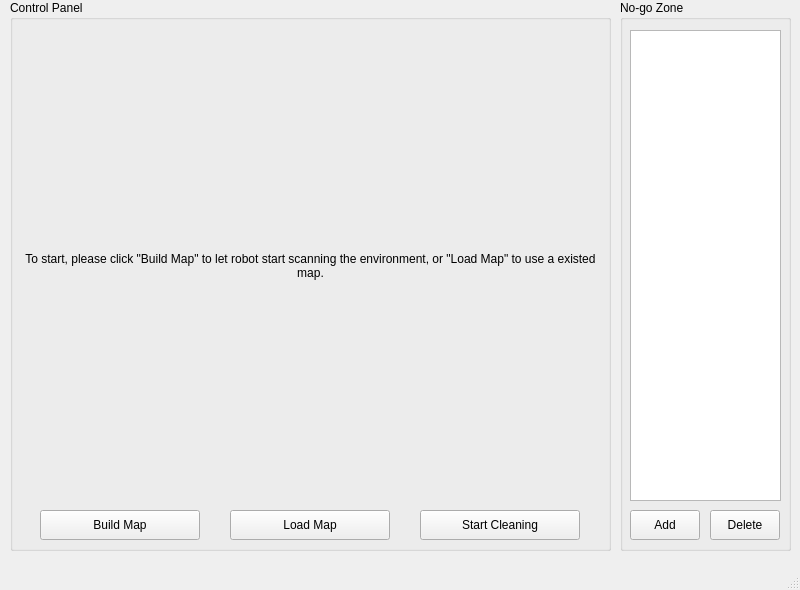
<?xml version="1.0" encoding="UTF-8"?>
<ui version="4.0">
 <class>MainWindow</class>
 <widget class="QMainWindow" name="MainWindow">
  <property name="geometry">
   <rect>
    <x>0</x>
    <y>0</y>
    <width>800</width>
    <height>590</height>
   </rect>
  </property>
  <property name="windowTitle">
   <string>AMR Control Panel</string>
  </property>
  <widget class="QWidget" name="centralwidget">
   <widget class="QGroupBox" name="groupBox">
    <property name="geometry">
     <rect>
      <x>620</x>
      <y>0</y>
      <width>171</width>
      <height>551</height>
     </rect>
    </property>
    <property name="title">
     <string>No-go Zone</string>
    </property>
    <widget class="QPushButton" name="pushButton_AddZone">
     <property name="geometry">
      <rect>
       <x>10</x>
       <y>510</y>
       <width>70</width>
       <height>30</height>
      </rect>
     </property>
     <property name="text">
      <string>Add</string>
     </property>
    </widget>
    <widget class="QPushButton" name="pushButton_DeleteZone">
     <property name="geometry">
      <rect>
       <x>90</x>
       <y>510</y>
       <width>70</width>
       <height>30</height>
      </rect>
     </property>
     <property name="text">
      <string>Delete</string>
     </property>
    </widget>
    <widget class="QListWidget" name="listWidget_NoGoZone">
     <property name="geometry">
      <rect>
       <x>10</x>
       <y>30</y>
       <width>151</width>
       <height>471</height>
      </rect>
     </property>
    </widget>
   </widget>
   <widget class="QGroupBox" name="groupBox_ControlPanel">
    <property name="geometry">
     <rect>
      <x>10</x>
      <y>0</y>
      <width>601</width>
      <height>551</height>
     </rect>
    </property>
    <property name="title">
     <string>Control Panel</string>
    </property>
    <widget class="QPushButton" name="pushButton_BuildMap">
     <property name="geometry">
      <rect>
       <x>30</x>
       <y>510</y>
       <width>160</width>
       <height>30</height>
      </rect>
     </property>
     <property name="text">
      <string>Build Map</string>
     </property>
    </widget>
    <widget class="QPushButton" name="pushButton_LoadMap">
     <property name="geometry">
      <rect>
       <x>220</x>
       <y>510</y>
       <width>160</width>
       <height>30</height>
      </rect>
     </property>
     <property name="text">
      <string>Load Map</string>
     </property>
    </widget>
    <widget class="QPushButton" name="pushButton_StartCleaning">
     <property name="geometry">
      <rect>
       <x>410</x>
       <y>510</y>
       <width>160</width>
       <height>30</height>
      </rect>
     </property>
     <property name="text">
      <string>Start Cleaning</string>
     </property>
    </widget>
    <widget class="QLabel" name="label_mapdisplay">
     <property name="geometry">
      <rect>
       <x>10</x>
       <y>30</y>
       <width>581</width>
       <height>471</height>
      </rect>
     </property>
     <property name="text">
      <string>To start, please click &quot;Build Map&quot; to let robot start scanning the environment, or &quot;Load Map&quot; to use a existed map.</string>
     </property>
     <property name="scaledContents">
      <bool>false</bool>
     </property>
     <property name="alignment">
      <set>Qt::AlignCenter</set>
     </property>
     <property name="wordWrap">
      <bool>true</bool>
     </property>
     <property name="margin">
      <number>50</number>
     </property>
     <property name="indent">
      <number>0</number>
     </property>
    </widget>
   </widget>
  </widget>
  <widget class="QStatusBar" name="statusbar"/>
 </widget>
 <resources/>
 <connections/>
</ui>
